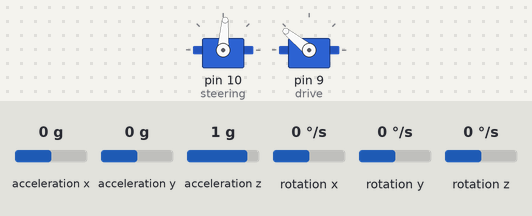
The sketch below on a simulated Arduino Uno, built with avr-gcc and run on an emulated ATmega328P. On the bench: 2 × servo. Wiring (inferred from the names in the program): MPU-6050 motion sensor at I2C address 0x68. The inputs (shaded band) are chosen by the test bench; at power-on: acceleration x 0 g, acceleration y 0 g, rotation x 0 °/s, acceleration z 1 g, rotation y 0 °/s, rotation z 0 °/s. What the sketch prints to the serial monitor is not drawn.

Above: at 2.3 s.
2.4 s: acceleration x set to 0.8 g
At 3.3 s:
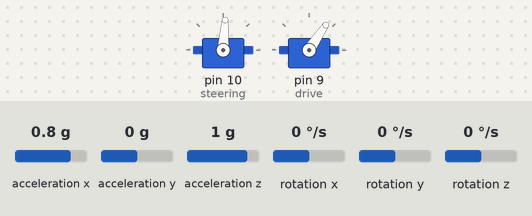
At 5.3 s:
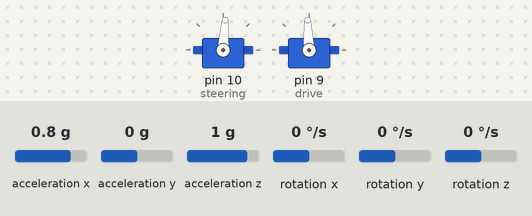
5.4 s: acceleration y set to -1.4 g
7.1 s: rotation x set to -192 °/s
Timing chart, 0 to 10.1 s (numbered marks = the images above; inputs shaded):
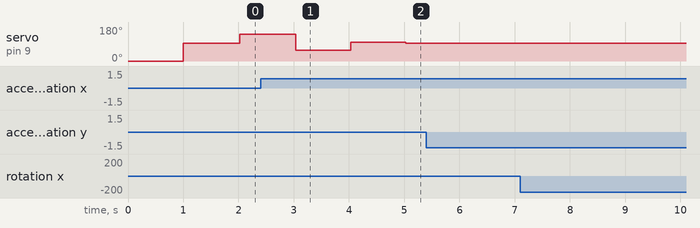

Measured:
- after the input at 2.4 s, servo on pin 10 (steering): stays 86° (without the input it goes to 146° after 0.61 s)
- after the input at 5.4 s, every drawn part: stays the same
- after the input at 7.1 s, every drawn part: stays the same

The sketch:

DriftTest5_IMU_Read.ino
```cpp
#include "Servo.h"
#include "Motor.h"

unsigned long currentMillis = 0;

const int button1Pin = 2;
//const int button2Pin = 3;
////const int button3Pin = 4;
Servo steering;
Servo drive;
int button1State = 0;
//int button2State = 0;
//int button3State = 0;
int i = 0;

//IMU Initalization
#include<Wire.h>
const int MPU_addr=0x68;  // I2C address of the MPU-6050
int16_t AcX,AcY,AcZ,Tmp,GyX,GyY,GyZ;


void setup() {
  //IMU Setup
  Wire.begin();
  Wire.beginTransmission(MPU_addr);
  Wire.write(0x6B);  // PWR_MGMT_1 register
  Wire.write(0);     // set to zero (wakes up the MPU-6050)
  Wire.endTransmission(true);


  currentMillis = 0;
  // put your setup code here, to run once:
  //pinMode(button1Pin, INPUT);
  //pinMode(button2Pin, INPUT);
  //pinMode(button3Pin, INPUT);
  Serial.begin(9600);
  steering.attach(10);
  drive.attach(9);
  steering.write(86);
  //arm ESC (electronic speed control).
  drive.writeMicroseconds(0);
  delay(1000);
  drive.writeMicroseconds(1500);
  delay(100);
  i = 0;
}

void loop()
{
  // put your main code here, to run repeatedly:
  currentMillis = millis();

  //Print IMU Data to Serial Monitor
  Wire.beginTransmission(MPU_addr);
  Wire.write(0x3B);  // starting with register 0x3B (ACCEL_XOUT_H)
  Wire.endTransmission(false);
  Wire.requestFrom(MPU_addr,14,true);  // request a total of 14 registers
  AcX=Wire.read()<<8|Wire.read();  // 0x3B (ACCEL_XOUT_H) & 0x3C (ACCEL_XOUT_L)
  AcY=Wire.read()<<8|Wire.read();  // 0x3D (ACCEL_YOUT_H) & 0x3E (ACCEL_YOUT_L)
  AcZ=Wire.read()<<8|Wire.read();  // 0x3F (ACCEL_ZOUT_H) & 0x40 (ACCEL_ZOUT_L)
  Tmp=Wire.read()<<8|Wire.read();  // 0x41 (TEMP_OUT_H) & 0x42 (TEMP_OUT_L)
  GyX=Wire.read()<<8|Wire.read();  // 0x43 (GYRO_XOUT_H) & 0x44 (GYRO_XOUT_L)
  GyY=Wire.read()<<8|Wire.read();  // 0x45 (GYRO_YOUT_H) & 0x46 (GYRO_YOUT_L)
  GyZ=Wire.read()<<8|Wire.read();  // 0x47 (GYRO_ZOUT_H) & 0x48 (GYRO_ZOUT_L)
//
//
  Serial.print(currentMillis);
  Serial.print("\t");
  Serial.print(AcX); Serial.print("\t");
  Serial.print(AcY); Serial.print("\t");
//  Serial.print(AcZ); Serial.print("\t");
  Serial.print(GyX); Serial.print("\t");
//  Serial.print(GyY); Serial.print("\t");
//  Serial.print(GyZ); Serial.print("\n");
//
//
//
//  //pu6 o6e h4q

  if (currentMillis < 6000)
  {
    DriftLeft();
  }
}

void DriftLeft()
{
  if (currentMillis >= 0 && currentMillis <= 2000)
  {
    steering.write(86);
    //delay(2000);
  }

  else if (currentMillis >= 2001 && currentMillis <= 3000)
  {
    drive.writeMicroseconds(2000);
    //delay(1000);
  }

  else if (currentMillis <= 3010)
  {
    steering.write(146);
    //delay(10);
  }

  else if (currentMillis <= 4010)
  {
    drive.writeMicroseconds(1120);
    //drive.Brake();

    //delay (1000);
  }

  else if (currentMillis <= 5010)
  {
    steering.write(86);
    drive.writeMicroseconds(1550);
    //delay(1000);
  }

  else
  {
    steering.write(86);
    drive.writeMicroseconds(1500);
  }
}
```
